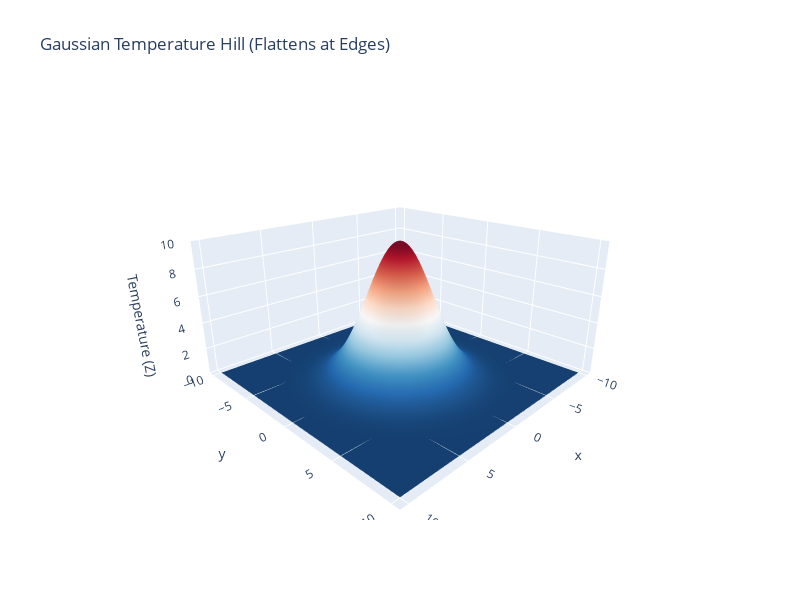

Source (notebook cell):
### Code cell
fig = go.Figure(data=[go.Surface(
    x=xx, y=yy, z=zz,
    colorscale='RdBu_r', showscale=False
)])

fig.update_layout(
    title='Gaussian Temperature Hill (Flattens at Edges)',
    scene=dict(
        xaxis_title='x', yaxis_title='y', zaxis_title='Temperature (Z)',
        zaxis=dict(range=[0, 10]),  # Keep height consistent
        camera=dict(eye=dict(x=1.5, y=1.5, z=0.8))
    ),
    width=800, height=600
)

### Figure 1 — Plotly figure (JSON) as saved in the notebook; plotly's stock layout.template omitted (floating-point values rounded to 4 significant figures; data arrays with more than 128 entries replaced by an {"elided": "..."} marker saying what was removed)
{"data": [{"colorscale": [[0, "rgb(5,48,97)"], [0.1, "rgb(33,102,172)"], [0.2, "rgb(67,147,195)"], [0.3, "rgb(146,197,222)"], [0.4, "rgb(209,229,240)"], [0.5, "rgb(247,247,247)"], [0.6, "rgb(253,219,199)"], [0.7, "rgb(244,165,130)"], [0.8, "rgb(214,96,77)"], [0.9, "rgb(178,24,43)"], [1, "rgb(103,0,31)"]], "showscale": false, "type": "surface", "x": {"elided": "100x100 float values"}, "y": {"elided": "100x100 float values"}, "z": {"elided": "100x100 float values"}}], "layout": {"height": 600, "scene": {"camera": {"eye": {"x": 1.5, "y": 1.5, "z": 0.8}}, "xaxis": {"title": {"text": "x"}}, "yaxis": {"title": {"text": "y"}}, "zaxis": {"range": [0, 10], "title": {"text": "Temperature (Z)"}}}, "title": {"text": "Gaussian Temperature Hill (Flattens at Edges)"}, "width": 800}}
